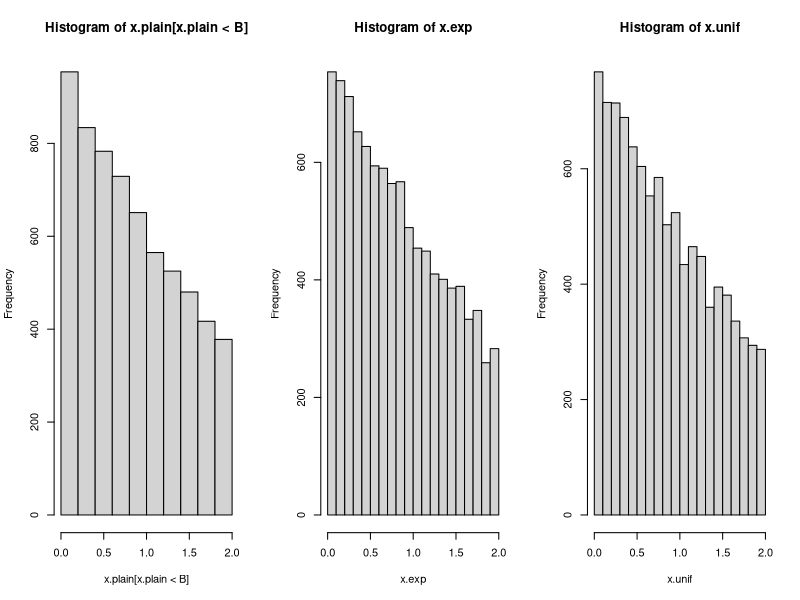
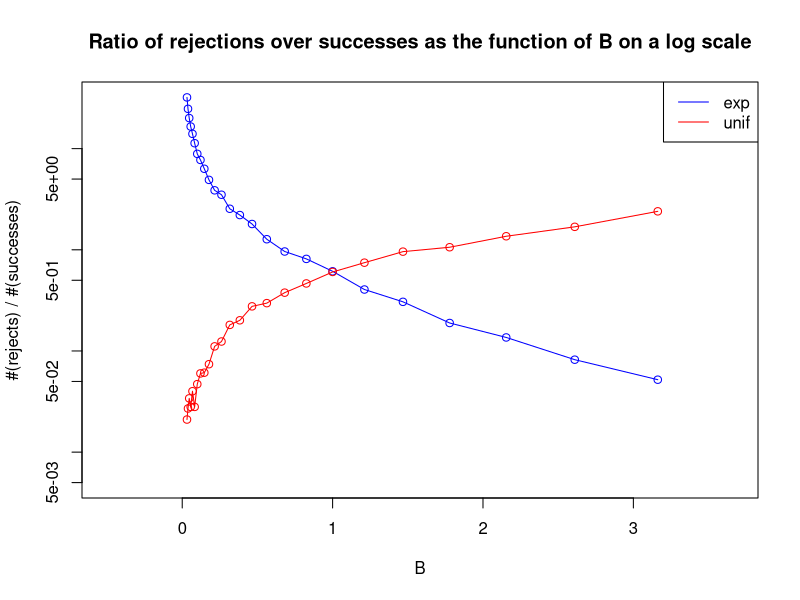

Write the R code that produced these figures, in order.
# I only implement the two rejection samplers and not the whole Gibbs sampling procedure.
# It's basically done in hw2.R

# a)
sample.reject.exp <- function (n, B, rate) {
  x.vec <- rep(0, n)
  count <- 0
  for (i in seq_len(n)) {
    repeat {
      count <- count+1
      x <- rexp(1, rate = rate)
      if (x < B)
        break
    }
    x.vec[i] <- x
  }
  list(samples = x.vec, count = count)
}

# b)
sample.reject.unif <- function (n, B, rate) {
  x.vec <- rep(0, n)
  count <- 0
  C <- 1 / (1-exp(-B*rate))
  M <- B * rate * C
  for (i in seq_len(n)) {
    repeat {
      count <- count+1
      x <- runif(1, min = 0, max = B)
      if (runif(1) < C * rate * exp(-x*rate) / (M * (1 / B)))
        break
    }
    x.vec[i] <- x
  }
  list(samples = x.vec, count = count)
}

# visual test, the 3 histograms should look similar
# the first one has less elements than the other 2
B <- 2
rate <- .5
n <- 10000
x.plain <- rexp(n, rate)
x.exp <- sample.reject.exp(n, B, rate)$samples
x.unif <- sample.reject.unif(n, B, rate)$samples
opar <- par(mfcol = c(1,3))
hist(x.plain[x.plain < B])
hist(x.exp)
hist(x.unif)
par(opar)

# time using several parameters
n <- 20000
B <- 1

rate <- 0.1
system.time({  # slower
  sample.reject.exp(n, B, rate)
})
system.time({  # faster
  sample.reject.unif(n, B, rate)
})

rate <- 1
system.time({  # faster
  sample.reject.exp(n, B, rate)
})
system.time({  # slower
  sample.reject.unif(n, B, rate)
})


B <- 10

rate <- 0.1
system.time({  # faster
  sample.reject.exp(n, B, rate)
})
system.time({  # slower
  sample.reject.unif(n, B, rate)
})

rate <- 1
system.time({  # fastest among all
  sample.reject.exp(n, B, rate)
})
system.time({  # slowest among all
  sample.reject.unif(n, B, rate)
})

# rejections
n <- 1000
rate <- 1
B.n <- 25
B.values <- 10^seq(-1.5, .5, length.out = B.n)
rejects.exp <- rep(0, B.n)
rejects.unif <- rep(0, B.n)
for (i in seq_len(B.n)) {
  rejects.exp[i] <- sample.reject.exp(n, B.values[i], rate)$count / n - 1
  rejects.unif[i] <- sample.reject.unif(n, B.values[i], rate)$count / n - 1
}
rejects.exp
rejects.unif

plot(B.values, rejects.exp, col = "blue", type = "l",
     xlim = c(-.5, B.values[B.n]+.5), ylim = c(0.005, max(c(rejects.exp, rejects.unif))),
     main = "Ratio of rejections over successes as the function of B on a log scale",
     xlab = "B", ylab = "#(rejects) / #(successes)",
     log = "y")
points(B.values, rejects.exp, col = "blue")
points(B.values, rejects.unif, col = "red")
lines(B.values, rejects.unif, col = "red")
legend("topright", col = c("blue", "red"), legend = c("exp", "unif"),
       lty = 1)
